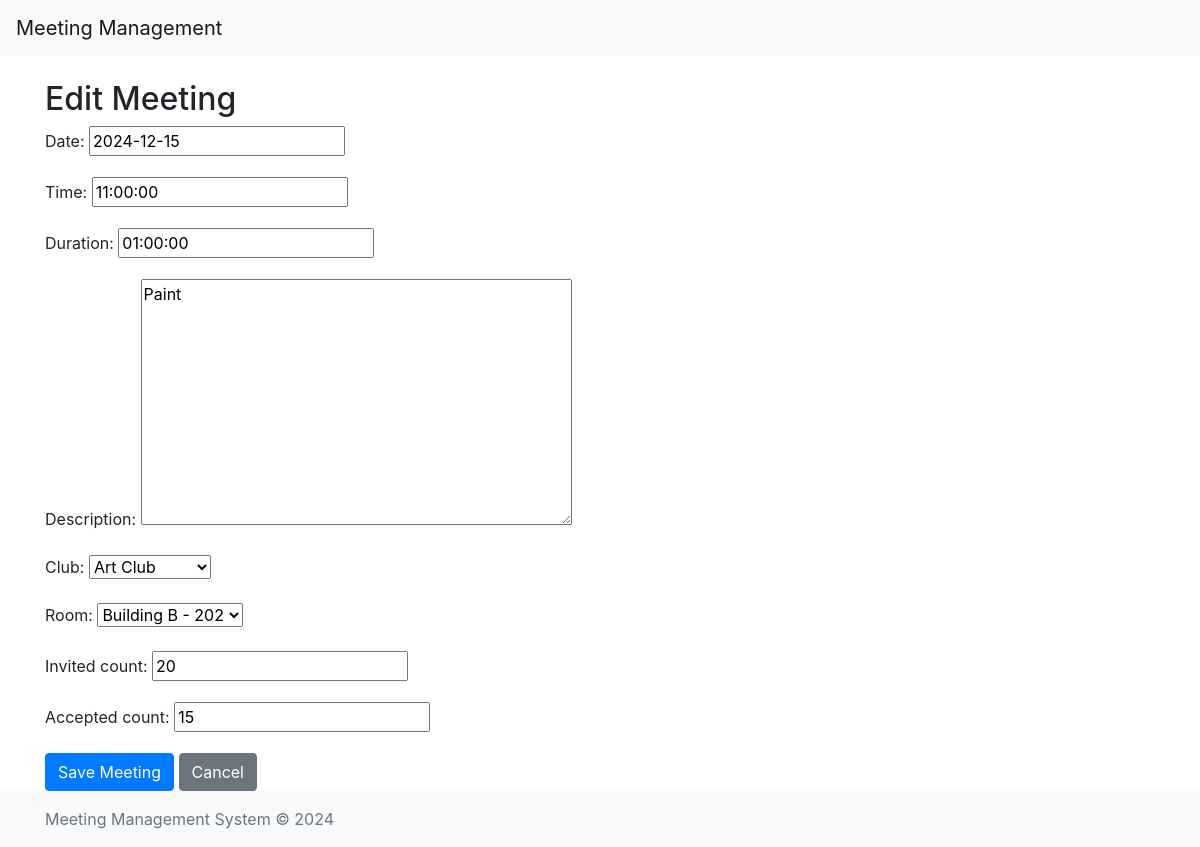
Screenshot of /meetings/edit/4/ with the database file from the repository.
### clubs_management/models.py (models this page shows, shortened)
class Meeting(models.Model):
    id = models.AutoField(primary_key=True)
    date = models.DateField(db_index=True)
    time = models.TimeField()
    duration = models.DurationField()
    description = models.TextField(blank=True, null=True)
    club = models.ForeignKey(Club, on_delete=models.CASCADE)
    room = models.ForeignKey(Room, on_delete=models.CASCADE)
    invited_count = models.IntegerField(default=0)
    accepted_count = models.IntegerField(default=0)

### clubs_management/views.py (the view)
# urls.py: path('meetings/edit/<int:meeting_id>/', views.meeting_edit, name='meeting_edit'),
def meeting_edit(request, meeting_id=None):
    if meeting_id:
        meeting = get_object_or_404(Meeting, pk=meeting_id)
    else:
        meeting = None
    if request.method == "POST":
        form = MeetingForm(request.POST, instance=meeting)
        if form.is_valid():
            try:
                with transaction.atomic():
                    form.save()
            except Exception as e:
                messages.error(request, f"An error occurred while saving the meeting: {e}")
            else:
                messages.success(request, "Meeting saved successfully.")
                return redirect(reverse('meeting_list'))
    else:
        form = MeetingForm(instance=meeting)
    return render(request, 'clubs_management/meeting_edit.html', {'form': form})

### clubs_management/forms.py
class MeetingForm(forms.ModelForm):
    class Meta:
        model = Meeting
        fields = ['date', 'time', 'duration', 'description', 'club', 'room', 'invited_count', 'accepted_count']

### clubs_management/models.py (called while the page is built)
    def __str__(self):
        return self.name

    def __str__(self):
        return f"{self.building} - {self.number}"

### clubs_management/templates/clubs_management/meeting_edit.html (shortened to what this page needs)
{% extends 'base.html' %}
{% block content %}
<h2>{% if form.instance.pk %}Edit{% else %}Add{% endif %} Meeting</h2>
<form method="post">
    {{ form.as_p }}
    <button type="submit" class="btn btn-primary">Save Meeting</button>
    <a href="{% url 'meeting_list' %}" class="btn btn-secondary">Cancel</a>
</form>
{% endblock %}

### rows the page displays
Meeting: date "2024-12-15", time "11:00:00", duration "01:00:00", description "Paint", club "Art Club", room "Building B - 202", invited_count "20", accepted_count "15"
